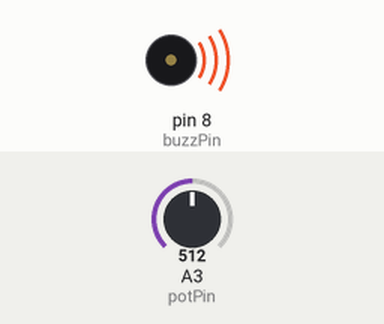
The sketch below on a simulated Arduino Uno, built with avr-gcc and run on an emulated ATmega328P. On the bench: buzzer (waves = sounding, pin HIGH). Inputs (shaded band) come from the test bench; at power-on: A3 (potPin) = 512.

Above: at 1.2 s.
1.3 s: A3 (potPin) set to 485
At 2.1 s:
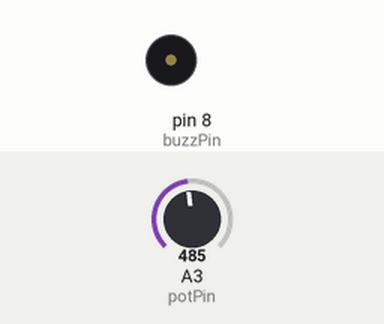
2.8 s: A3 (potPin) set to 510
At 3.3 s:
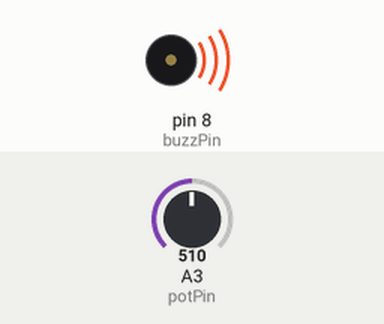
4.3 s: A3 (potPin) set to 490
At 5.6 s:
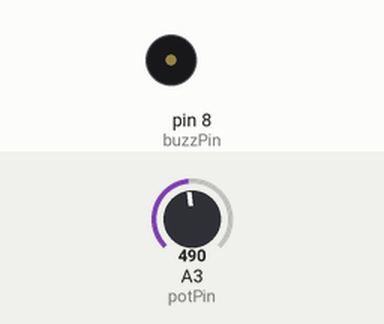
Timing chart, 0 to 7.3 s (numbered marks = the images above; inputs shaded):
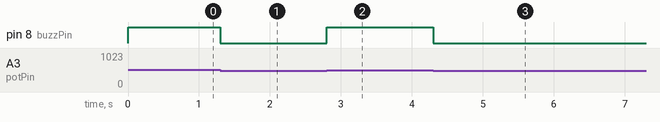

Measured:
- the behaviour switches between 501 and 500 on A3 (potPin) (found by bisection; images 0 and 1)
- after the input at 1.3 s, pin 8 (buzzPin): HIGH → LOW at once
- after the input at 2.8 s, pin 8 (buzzPin): LOW → HIGH at once
- after the input at 4.3 s, pin 8 (buzzPin): HIGH → LOW at once

The sketch:

22_buzzer.ino
```cpp
int buzzPin = 8;
int potPin = A3;
int potValue;

void setup() {
  // put your setup code here, to run once:
Serial.begin(9600);
pinMode(buzzPin, OUTPUT);
pinMode(potPin, INPUT);
}

void loop() {
  // put your main code here, to run repeatedly:

potValue = analogRead(potPin);

if(potValue > 500)
{
  digitalWrite(buzzPin, HIGH);
}
else
{
  digitalWrite(buzzPin, LOW);
  }
}
```
